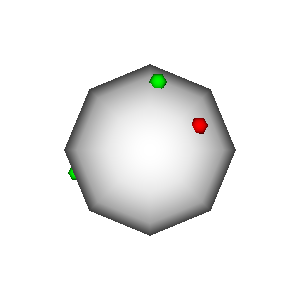

Write Python code to recreate this figure.
#!/usr/bin/env python
# Demonstrate vtkCellLocator with IntersectWithLine, FindClosestPoint, and FindClosestPointWithinRadius.

import vtkmodules.vtkInteractionStyle  # noqa: F401
import vtkmodules.vtkRenderingOpenGL2  # noqa: F401

from vtkmodules.vtkCommonCore import reference
from vtkmodules.vtkCommonDataModel import vtkCellLocator
from vtkmodules.vtkFiltersSources import vtkSphereSource
from vtkmodules.vtkRenderingCore import (
    vtkActor,
    vtkPolyDataMapper,
    vtkRenderWindow,
    vtkRenderWindowInteractor,
    vtkRenderer,
)

# Main sphere.
sphere = vtkSphereSource()
sphere.SetThetaResolution(8)
sphere.SetPhiResolution(8)
sphere.SetRadius(1.0)
sphere.Update()

sphere_mapper = vtkPolyDataMapper()
sphere_mapper.SetInputConnection(sphere.GetOutputPort())
sphere_actor = vtkActor()
sphere_actor.SetMapper(sphere_mapper)

# Spot glyph for marking intersection/closest points.
spot = vtkSphereSource()
spot.SetPhiResolution(6)
spot.SetThetaResolution(6)
spot.SetRadius(0.1)
spot_mapper = vtkPolyDataMapper()
spot_mapper.SetInputConnection(spot.GetOutputPort())

# Build a cell locator.
cell_locator = vtkCellLocator()
cell_locator.SetDataSet(sphere.GetOutput())
cell_locator.BuildLocator()

# IntersectWithLine.
p1 = [2.0, 1.0, 3.0]
p2 = [0.0, 0.0, 0.0]
t_val = reference(0.0)
pt_line = [0.0, 0.0, 0.0]
pcoords = [0.0, 0.0, 0.0]
sub_id = reference(0)
cell_id = reference(0)
cell_locator.IntersectWithLine(p1, p2, 0.001, t_val, pt_line, pcoords, sub_id, cell_id)

intersect_actor = vtkActor()
intersect_actor.SetMapper(spot_mapper)
intersect_actor.SetPosition(pt_line[0], pt_line[1], pt_line[2])
intersect_actor.GetProperty().SetColor(1.0, 0.0, 0.0)

# FindClosestPoint.
cell_id_c = reference(0)
dist = reference(0.0)
p1_close = [-2.4, -0.9, 0.0]
pt_close = [0.0, 0.0, 0.0]
sub_id_c = reference(0)
cell_locator.FindClosestPoint(p1_close, pt_close, cell_id_c, sub_id_c, dist)

closest_actor = vtkActor()
closest_actor.SetMapper(spot_mapper)
closest_actor.SetPosition(pt_close[0], pt_close[1], pt_close[2])
closest_actor.GetProperty().SetColor(0.0, 1.0, 0.0)

# FindClosestPointWithinRadius.
radius = 5.0
p1_radius = [0.2, 1.0, 1.0]
pt_radius = [0.0, 0.0, 0.0]
cell_id_r = reference(0)
sub_id_r = reference(0)
dist_r = reference(0.0)
cell_locator.FindClosestPointWithinRadius(p1_radius, radius, pt_radius, cell_id_r, sub_id_r, dist_r)

closest_actor_2 = vtkActor()
closest_actor_2.SetMapper(spot_mapper)
closest_actor_2.SetPosition(pt_radius[0], pt_radius[1], pt_radius[2])
closest_actor_2.GetProperty().SetColor(0.0, 1.0, 0.0)

renderer = vtkRenderer()
renderer.AddActor(sphere_actor)
renderer.AddActor(intersect_actor)
renderer.AddActor(closest_actor)
renderer.AddActor(closest_actor_2)
renderer.SetBackground(1, 1, 1)

render_window = vtkRenderWindow()
render_window.SetSize(300, 300)
render_window.AddRenderer(renderer)
render_window.SetWindowName("cell locator")

interactor = vtkRenderWindowInteractor()
interactor.SetRenderWindow(render_window)

interactor.Initialize()
interactor.Start()
